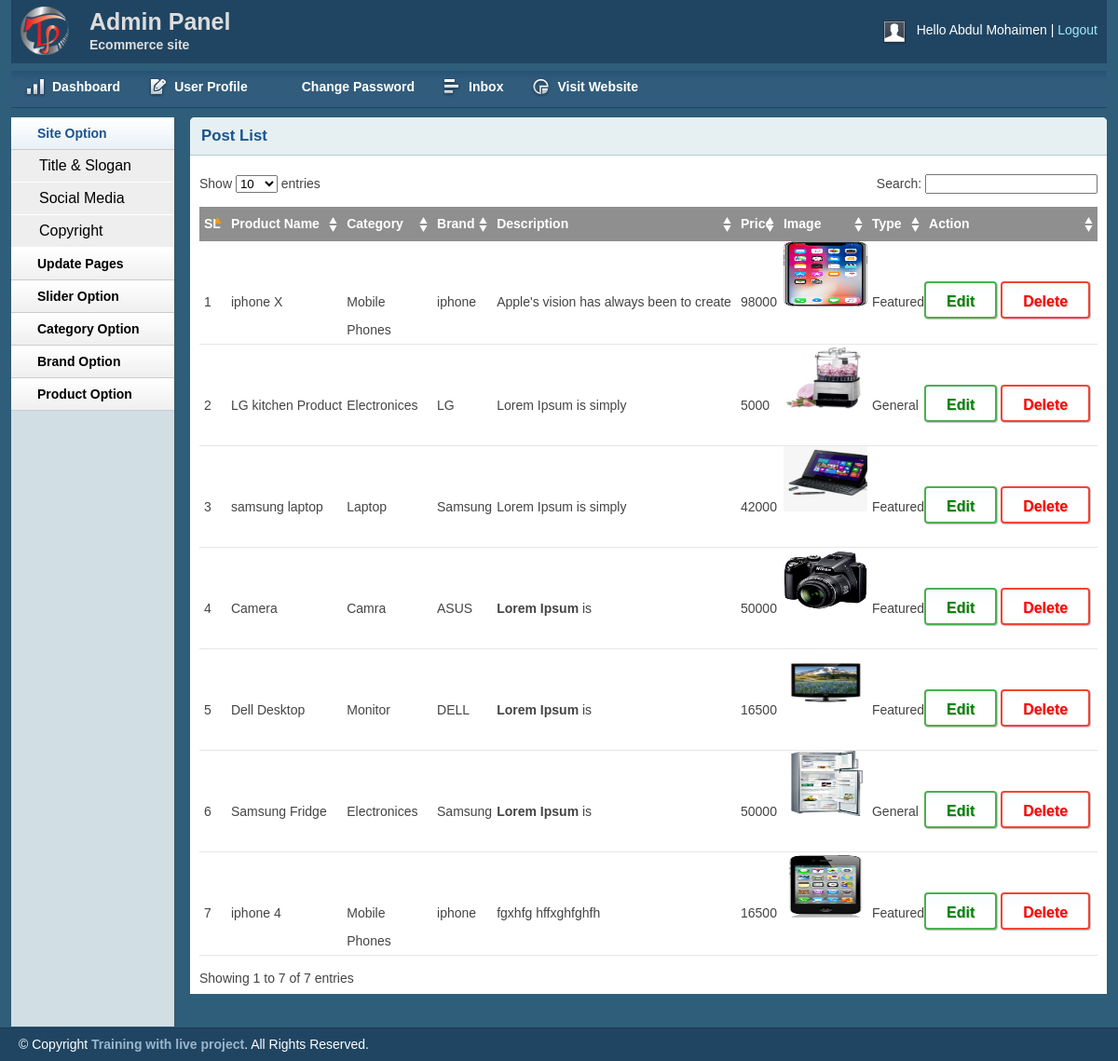
The page /admin/productlist.php (signed in) on the database its author committed.
### tables this page shows
CREATE TABLE `tbl_product` (
  `productid` int(11) NOT NULL,
  `productname` varchar(255) NOT NULL,
  `catid` int(255) NOT NULL,
  `brandid` int(255) NOT NULL,
  `body` text NOT NULL,
  `price` int(11) NOT NULL,
  `image` varchar(255) NOT NULL,
  `type` tinyint(4) NOT NULL DEFAULT '0'
);

CREATE TABLE `tbl_category` (
  `catid` int(11) NOT NULL,
  `catname` varchar(255) NOT NULL
);

CREATE TABLE `tbl_brand` (
  `brandid` int(11) NOT NULL,
  `brandname` varchar(255) NOT NULL
);

### lib/Database.php (called while the page is built, shortened)
<?php
Class Database{
	public $host   = DB_HOST;
	public $user   = DB_USER;
	public $pass   = DB_PASS;
	public $dbname = DB_NAME;
	public $link;
	private function connectDB(){
	$this->link = new mysqli($this->host, $this->user, $this->pass, $this->dbname);
 }
	public function select($query){
		$result = $this->link->query($query) or die($this->link->error.__LINE__);
		if($result->num_rows > 0){
			return $result;
		} else {
			return false;
		}
	}
}

### classes/Product.php (called while the page is built, shortened)
<?php
$filepath = realpath(dirname(__FILE__));
include_once ($filepath.'/../lib/Database.php');
include_once($filepath.'/../helpers/Format.php');
 ?>
 <?php
 class Product{
 	private $db;
 	public function __construct(){
 		$this->db = new Database();
 	}
 	public function getallproduct(){
 		$query = "SELECT  p.*,c.catname,b.brandname
 		FROM tbl_product as p, tbl_category as c, tbl_brand as b
 		WHERE p.catid = c.catid AND  p.brandid = b.brandid
 		ORDER BY p.productid DESC";
 		$result = $this->db->select($query);
 		return $result;
 	}
 }
 ?>

### helpers/Format.php (called while the page is built, shortened)
<?php
class Format{
	public function textShorten($text, $limit = 420){
	$text = $text. " ";
	$text = substr($text, 0, $limit);
	$text = substr($text, 0, strrpos($text, ' '));
	$text = $text. "";
	return  $text;
	}
}
?>

### admin/productlist.php (the view, shortened to what this page needs)
<?php include 'inc/header.php';?>
<?php include 'inc/sidebar.php';?>
<?php include_once '../helpers/Format.php'; ?>
<?php include '../classes/Product.php'; ?>
<?php
	$product = new Product();
	$fm = new Format();
?>
<div class="grid_10">
    <div class="box round first grid">
        <h2>Post List</h2>
        <div class="block">
            <table class="data display datatable" id="example">
			<thead>
				<tr>
					<th>SL</th>
					<th>Product Name</th>
					<th>Category</th>
					<th>Brand</th>
					<th>Description</th>
					<th>Price</th>
					<th>Image</th>
					<th>Type</th>
					<th>Action</th>
				</tr>
			</thead>
			<tbody>
				<?php
						$getproduct = $product->getallproduct();
						if ($getproduct) {
							$i = 0;
							while ($result = $getproduct->fetch_assoc()) {
								$i++;
						?>
				<tr class="odd gradeX">
					<td><?php echo $i;?></td>
					<td><?php echo $result['productname'];?></td>
					<td><?php echo $result['catname'];?></td>
					<td><?php echo $result['brandname'];?></td>
					<td><?php echo $fm->textShorten($result['body'], 50);?></td>
					<td><?php echo $result['price'];?></td>
					<td><img src="<?php echo $result['image']; ?>" height="70px" width="90px" ></td>
					<td>
						<?php
						if ($result['type'] == '0') {
							echo "Featured";
						}else{
							echo "General";
						}
						?>
						</td>
							<td style="padding: 10px 0px 25px 0px">
								<a href="procuctedit.php?productid=<?php echo $result['productid'];?>"><button class="btn success">Edit</button></a>  <a  onclick="return confirm('Are you sure to Delete Product ?')" href="?delproduct=<?php echo $result['productid'];?>"><button class="btn danger">Delete</button></a>
							</td>
				</tr>
			<?php } } ?>
			</tbody>
		</table>
       </div>
    </div>
</div>
<?php include 'inc/footer.php';?>

### admin/css/layout.css (style rules this page uses)
body { background: #fff none repeat scroll 0 0; color: #444; font-size: 14px; padding: 0; }
a { color: #000; font-weight:bold; text-decoration: none; }
h1, h2, h3, h4, h5, h6 { line-height:1.2em; margin-bottom:.3em; }
h2 { margin-top:1em; }
.box { background:#fff; margin-bottom:20px; padding:10px 10px 10px 10px; margin-left:-8px; }
.box.grid { padding-bottom:40px; }
.box.round { -moz-border-radius: 5px 5px 0px 0px; -webkit-border-radius: 5px 5px 0px 0px; border-radius: 5px 5px 0px 0px; }
.box h2 { font-size:1.2em; font-weight:bold; color:#1B548D; background:#E6F0F3; margin:-10px -10px 0 -10px; padding:10px 12px; border-bottom:1px solid #B3CBD6; -moz-border-radius: 5px 5px 0px 0px; -webkit-border-radius: 5px 5px 0px 0px; border-radius: 5px 5px 0px 0px; }
.box.first { min-height: 406px; }
.block { padding-top:20px; }
p { margin-bottom:1em; }
.block { padding-bottom:1px; }
table.display { margin: 0 auto; clear: both; width: 100%; }
.sorting_asc { background: #8f8f8f url(../img/table/sort_asc.png) no-repeat center right; padding:8px 5px; text-align:left; color:#fff; }
.sorting { background:#8f8f8f url(../img/table/sort_both.png) no-repeat center right; padding:8px 5px; text-align:left; color:#fff; }
tr.odd { height: 30px; line-height: 30px; border-bottom:1px solid #e6e6e6; }
tr.even { height: 30px; line-height: 30px; border-bottom:1px solid #e6e6e6; }
tr.odd td, tr.even td { padding-left:5px; }
.btn, .btn-icon, .btn-mini { background-repeat: repeat-x; color: #FFF; font-weight: bold; display: inline-block; text-decoration: none; border-width: 1px; border-style: solid; padding: 0 15px 4px; *padding: 0 7px 4px; margin: 0; text-shadow: 1px 1px 1px rgba(0,0,0,.2); -moz-box-shadow: 1px 1px 1px rgba(0,0,0,.25); -webkit-box-shadow: 1px 1px 1px rgba(0,0,0,.25); -moz-border-radius: 4px; -webkit-border-radius: 4px; filter: progid:DXImageTransform.Microsoft.Shadow(color=#999999,direction=135,strength=2); cursor: pointer; position: relative; }
.btn, .btn-icon { background-position: 0 -80px; font-size: 12px; height: 32px; line-height: 29px; }
.btn, .btn-icon, .btn-mini, .btn:visited, .btn-icon:visited, .btn-mini:visited { background-image: url(../img/bg-lite.png); background-color: #F90; border-color: #D58000; color: #FFF; }

### admin/inc/header.php (style rules this page uses)
.btn { border: 2px solid black; background-color: white; color: black; padding: 18px 22px; font-size: 16px; cursor: pointer; line-height: 3px; }
.success { border-color: #4CAF50; color: green; }
.danger { border-color: #f44336; color: red }

### rows shown on the page
tbl_product: productname "iphone X", catid.catname "Mobile Phones", brandid.brandname "iphone", body "Apple's vision has always been to create", price "98000", image (picture), type "Featured"
tbl_product: productname "LG kitchen Product", catid.catname "Electronices", brandid.brandname "LG", body "Lorem Ipsum is simply", price "5000", image (picture), type "General"
tbl_product: productname "samsung laptop", catid.catname "Laptop", brandid.brandname "Samsung", body "Lorem Ipsum is simply", price "42000", image (picture), type "Featured"
tbl_product: productname "Camera", catid.catname "Camra", brandid.brandname "ASUS", body "Lorem Ipsum is", price "50000", image (picture), type "Featured"
tbl_product: productname "Dell Desktop", catid.catname "Monitor", brandid.brandname "DELL", body "Lorem Ipsum is", price "16500", image (picture), type "Featured"
tbl_product: productname "Samsung Fridge", catid.catname "Electronices", brandid.brandname "Samsung", body "Lorem Ipsum is", price "50000", image (picture), type "General"
tbl_product: productname "iphone 4", catid.catname "Mobile Phones", brandid.brandname "iphone", body "fgxhfg hffxghfghfh", price "16500", image (picture), type "Featured"

### other values the page prints
Session::get('adminname') "Abdul Mohaimen"
